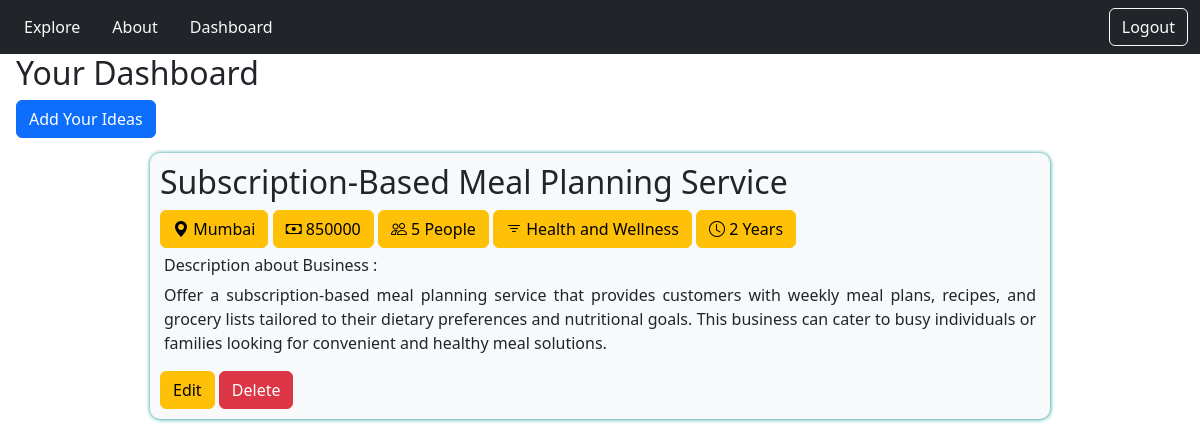
Page /main/dashboardpage/ (signed in) on the committed database.
### main/models.py (models this page shows)
class ideaDetails(models.Model):
    user=models.ForeignKey(User,on_delete=models.CASCADE)
    businessName=models.CharField(max_length=50)
    businessLocation=models.CharField(max_length=30)
    businessType=models.CharField(max_length=50)
    investmentAmount=models.PositiveBigIntegerField()
    contractDuration=models.PositiveIntegerField()
    numberOfPeople=models.PositiveIntegerField()
    businessDescription=models.CharField(max_length=500)

### main/views.py (the view)
# urls.py: path('dashboardpage/',views.dashboardPage,name='dashboardpage'),
def dashboardPage(request):
    if request.user.is_authenticated:
        u = request.user
        if u.is_superuser:
            ideas=ideaDetails.objects.all()
        else:
            ideas=ideaDetails.objects.filter(user=u)
        return render(request,'main/dashboard.html',{'ideas':ideas})
    else:
        return HttpResponseRedirect('/main/loginpage/')

### main/templates/main/dashboard.html (shortened to what this page needs)
<!DOCTYPE html>
{% load static %}
<html lang="en">
<head>
    <link rel="stylesheet" href="{% static 'main/css/dashboard.css' %}" >
    <link href="https://cdn.jsdelivr.net/npm/bootstrap@5.3.3/dist/css/bootstrap.min.css" rel="stylesheet">
    <link rel="stylesheet" href="https://cdn.jsdelivr.net/npm/bootstrap-icons@1.3.0/font/bootstrap-icons.css">
</head>
<body>
    {% include 'main/navbar.html' %}
    <div>
    <h2 class="ms-3">Your Dashboard </h2>
    <a href="{% url 'addideapage' %}"><button class="btn btn-primary ms-3" type="button">Add Your Ideas</button></a>
    <div>
    {% if ideas %}
    {% for idea in ideas %}
        <div class="content bg-light">
            <h2>{{idea.businessName}}</h2>
            <span class="btn btn-warning"><span class="bi bi-geo-alt-fill"></span> {{idea.businessLocation}}</span>
            <button class="btn btn-warning"><span class="bi bi-cash"></span> {{idea.investmentAmount}}</button>
            <button class="btn btn-warning"><span class="bi bi-people"></span> {{idea.numberOfPeople}} People</button>
            <button class="btn btn-warning"><span class="bi bi-filter"></span> {{idea.businessType}}</button>
            <button class="btn btn-warning"><span class="bi bi-clock"></span> {{idea.contractDuration}} Years</button>
            <h6 class="mt-2 mx-1">Description about Business :</h6>
            <p class="mt-2 mx-1">{{idea.businessDescription}}</p>
            <a href="{% url 'updateideapage' idea.id %}"><button class="btn btn-warning" type="button">Edit</button></a>
            <a href="{% url 'deleteidea' idea.id %}"><button class="btn btn-danger" type="button">Delete</button></a>
        </div>
    {% endfor %}
    {% else %}
    <p class="p-3">You have not posted any ideas till date</p>
    {% endif %}
    </div>
    </div>
</body>
</html>

### main/static/main/css/dashboard.css (style rules this page uses)
* { padding: 0; margin: 0; }
.content { text-align: justify; margin: 15px auto; width: 900px; padding: 10px; border-radius: 10px; box-shadow: 0.2px 0.2px 4px darkcyan; }

### main/templates/main/navbar.html (style rules this page uses)
a { text-decoration: none; }

### rows in the picture
ideaDetails: businessName "Subscription-Based Meal Planning Service", businessLocation "Mumbai", investmentAmount "850000", numberOfPeople "5", businessType "Health and Wellness", contractDuration "2", businessDescription "Offer a subscription-based meal planning service that provides customers with weekly meal plans, recipes, and grocery lists tailored to their dietary preferences and nutritional goals. This business can cater to busy individuals or families looking for convenient and healthy meal solutions."
